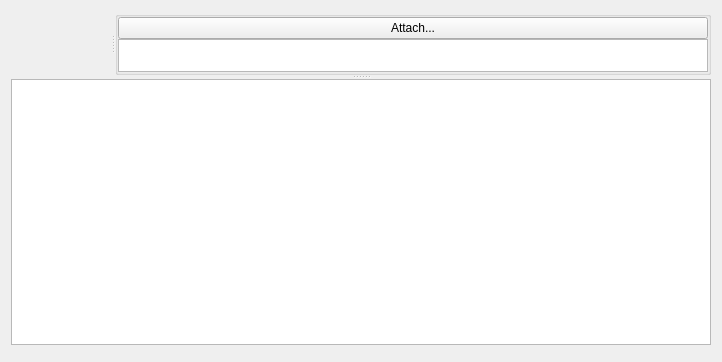
<?xml version="1.0" encoding="UTF-8"?>
<ui version="4.0">
 <class>ComposeWidget</class>
 <widget class="QWidget" name="ComposeWidget">
  <property name="geometry">
   <rect>
    <x>0</x>
    <y>0</y>
    <width>716</width>
    <height>362</height>
   </rect>
  </property>
  <layout class="QVBoxLayout" name="verticalLayout_2">
   <item>
    <widget class="QSplitter" name="verticalSplitter">
     <property name="orientation">
      <enum>Qt::Vertical</enum>
     </property>
     <property name="childrenCollapsible">
      <bool>false</bool>
     </property>
     <widget class="QSplitter" name="splitter">
      <property name="sizePolicy">
       <sizepolicy hsizetype="Expanding" vsizetype="Expanding">
        <horstretch>0</horstretch>
        <verstretch>1</verstretch>
       </sizepolicy>
      </property>
      <property name="orientation">
       <enum>Qt::Horizontal</enum>
      </property>
      <property name="childrenCollapsible">
       <bool>false</bool>
      </property>
      <widget class="EnvelopeFormWidget" name="envelopeWidget"></widget>
      <widget class="QGroupBox" name="groupBox">
       <property name="sizePolicy">
        <sizepolicy hsizetype="Preferred" vsizetype="Preferred">
         <horstretch>1</horstretch>
         <verstretch>0</verstretch>
        </sizepolicy>
       </property>
       <property name="title">
        <string/>
       </property>
       <property name="flat">
        <bool>false</bool>
       </property>
       <layout class="QVBoxLayout" name="verticalLayout" stretch="1,100">
        <property name="spacing">
         <number>0</number>
        </property>
        <property name="margin">
         <number>0</number>
        </property>
        <item>
         <widget class="QPushButton" name="attachButton">
          <property name="text">
           <string>Attach...</string>
          </property>
         </widget>
        </item>
        <item>
         <widget class="ComposerAttachmentsList" name="attachmentsView">
          <property name="sizePolicy">
           <sizepolicy hsizetype="Expanding" vsizetype="MinimumExpanding">
            <horstretch>0</horstretch>
            <verstretch>0</verstretch>
           </sizepolicy>
          </property>
          <property name="minimumSize">
           <size>
            <width>100</width>
            <height>33</height>
           </size>
          </property>
          <property name="horizontalScrollBarPolicy">
           <enum>Qt::ScrollBarAlwaysOff</enum>
          </property>
          <property name="editTriggers">
           <set>QAbstractItemView::NoEditTriggers</set>
          </property>
          <property name="dragEnabled">
           <bool>true</bool>
          </property>
          <property name="dragDropMode">
           <enum>QAbstractItemView::DragDrop</enum>
          </property>
          <property name="verticalScrollMode">
           <enum>QAbstractItemView::ScrollPerPixel</enum>
          </property>
          <property name="horizontalScrollMode">
           <enum>QAbstractItemView::ScrollPerPixel</enum>
          </property>
          <property name="flow">
           <enum>QListView::TopToBottom</enum>
          </property>
          <property name="isWrapping" stdset="0">
           <bool>false</bool>
          </property>
          <property name="resizeMode">
           <enum>QListView::Adjust</enum>
          </property>
          <property name="wordWrap">
           <bool>true</bool>
          </property>
         </widget>
        </item>
       </layout>
      </widget>
     </widget>
     <widget class="ComposerTextEdit" name="mailText">
      <property name="sizePolicy">
       <sizepolicy hsizetype="Expanding" vsizetype="Expanding">
        <horstretch>0</horstretch>
        <verstretch>100</verstretch>
       </sizepolicy>
      </property>
      <property name="minimumSize">
       <size>
        <width>700</width>
        <height>250</height>
       </size>
      </property>
     </widget>
    </widget>
   </item>
   <item>
    <widget class="QDialogButtonBox" name="buttonBox">
     <property name="standardButtons">
      <set>QDialogButtonBox::NoButton</set>
     </property>
    </widget>
   </item>
  </layout>
 </widget>
 <customwidgets>
  <customwidget>
   <class>ComposerTextEdit</class>
   <extends>QTextEdit</extends>
   <header>ComposerTextEdit.h</header>
  </customwidget>
  <customwidget>
   <class>ComposerAttachmentsList</class>
   <extends>QListView</extends>
   <header>ComposerAttachmentsList.h</header>
  </customwidget>
  <customwidget>
   <class>EnvelopeFormWidget</class>
   <extends>QWidget</extends>
   <header>EnvelopeFormWidget.h</header>
  </customwidget>
 </customwidgets>
 <tabstops>
  <tabstop>envelopeWidget</tabstop>
  <tabstop>mailText</tabstop>
 </tabstops>
 <resources/>
 <connections/>
</ui>
